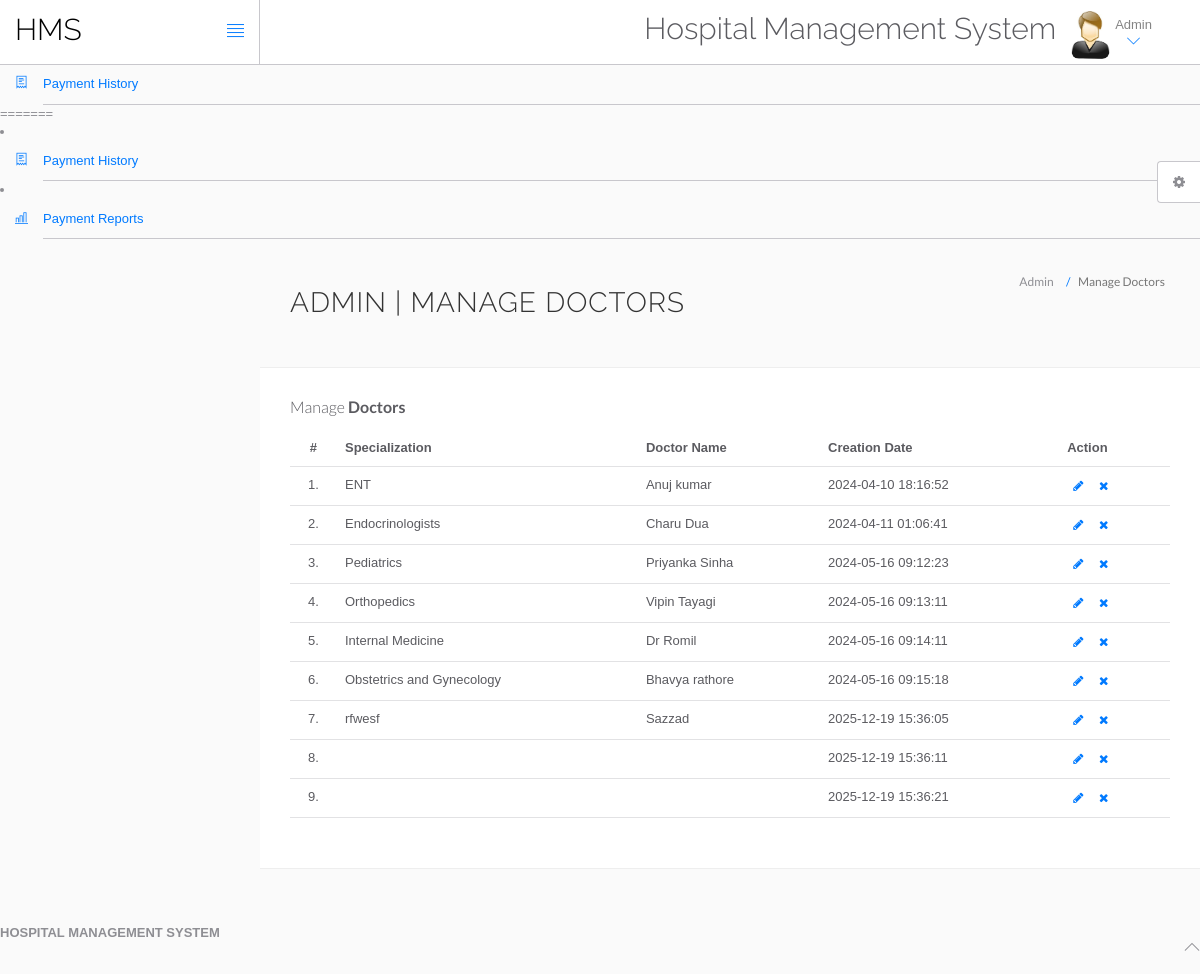
Screenshot of /admin/manage-doctors.php (signed in) with the database file from the repository.
### tables this page shows
CREATE TABLE `doctors` (
  `id` int(11) NOT NULL,
  `specilization` varchar(255) DEFAULT NULL,
  `doctorName` varchar(255) DEFAULT NULL,
  `address` longtext DEFAULT NULL,
  `docFees` varchar(255) DEFAULT NULL,
  `contactno` bigint(11) DEFAULT NULL,
  `docEmail` varchar(255) DEFAULT NULL,
  `password` varchar(255) DEFAULT NULL,
  `creationDate` timestamp NULL DEFAULT current_timestamp(),
  `updationDate` timestamp NULL DEFAULT NULL ON UPDATE current_timestamp(),
  `specialization_id` int(11) NOT NULL
);

### admin/manage-doctors.php (the view, shortened to what this page needs)
<?php
include('include/config.php');
if(strlen($_SESSION['id']==0)) {
 header('location:logout.php');
  } else{
?>
<!DOCTYPE html>
<html lang="en">
	<head>
		<link rel="stylesheet" href="vendor/bootstrap/css/bootstrap.min.css">
		<link rel="stylesheet" href="vendor/fontawesome/css/font-awesome.min.css">
		<link rel="stylesheet" href="vendor/themify-icons/themify-icons.min.css">
		<link href="vendor/animate.css/animate.min.css" rel="stylesheet" media="screen">
		<link href="vendor/perfect-scrollbar/perfect-scrollbar.min.css" rel="stylesheet" media="screen">
		<link href="vendor/switchery/switchery.min.css" rel="stylesheet" media="screen">
		<link href="vendor/bootstrap-touchspin/jquery.bootstrap-touchspin.min.css" rel="stylesheet" media="screen">
		<link href="vendor/select2/select2.min.css" rel="stylesheet" media="screen">
		<link href="vendor/bootstrap-datepicker/bootstrap-datepicker3.standalone.min.css" rel="stylesheet" media="screen">
		<link href="vendor/bootstrap-timepicker/bootstrap-timepicker.min.css" rel="stylesheet" media="screen">
		<link rel="stylesheet" href="assets/css/styles.css">
		<link rel="stylesheet" href="assets/css/plugins.css">
		<link rel="stylesheet" href="assets/css/themes/theme-1.css" id="skin_color" />
	</head>
	<body>
		<div id="app">
<?php include('include/sidebar.php');?>
			<div class="app-content">
						<?php include('include/header.php');?>
				<div class="main-content" >
					<div class="wrap-content container" id="container">
						<section id="page-title">
							<div class="row">
								<div class="col-sm-8">
									<h1 class="mainTitle">Admin | Manage Doctors</h1>
																	</div>
								<ol class="breadcrumb">
									<li>
										<span>Admin</span>
									</li>
									<li class="active">
										<span>Manage Doctors</span>
									</li>
								</ol>
							</div>
						</section>
						<div class="container-fluid container-fullw bg-white">
									<div class="row">
								<div class="col-md-12">
									<h5 class="over-title margin-bottom-15">Manage <span class="text-bold">Doctors</span></h5>
									<table class="table table-hover" id="sample-table-1">
										<thead>
											<tr>
												<th class="center">#</th>
												<th>Specialization</th>
												<th class="hidden-xs">Doctor Name</th>
												<th>Creation Date </th>
												<th>Action</th>
											</tr>
										</thead>
										<tbody>
<?php
$sql=mysqli_query($con,"select * from doctors");
$cnt=1;
while($row=mysqli_fetch_array($sql))
{
?>
											<tr>
												<td class="center"><?php echo $cnt;?>.</td>
												<td class="hidden-xs"><?php echo $row['specilization'];?></td>
												<td><?php echo $row['doctorName'];?></td>
												<td><?php echo $row['creationDate'];?>
												</td>
												<td >
												<div class="visible-md visible-lg hidden-sm hidden-xs">
							<a href="edit-doctor.php?id=<?php echo $row['id'];?>" class="btn btn-transparent btn-xs" tooltip-placement="top" tooltip="Edit"><i class="fa fa-pencil"></i></a>
	<a href="manage-doctors.php?id=<?php echo $row['id']?>&del=delete" onClick="return confirm('Are you sure you want to delete?')"class="btn btn-transparent btn-xs tooltips" tooltip-placement="top" tooltip="Remove"><i class="fa fa-times fa fa-white"></i></a>
												</div>
												</td>
											</tr>
											<?php
$cnt=$cnt+1;
											 }?>
										</tbody>
									</table>
								</div>
							</div>
								</div>
							</div>
						</div>
					</div>
				</div>
	<?php include('include/footer.php');?>
	<?php include('include/setting.php');?>
	</body>
</html>
<?php } ?>

### admin/assets/css/themes/theme-1.css (style rules this page uses)
body { background: #FAFAFA; }

### rows the page displays
doctors: specilization "ENT", doctorName "Anuj kumar", creationDate "2024-04-10 18:16:52"
doctors: specilization "Endocrinologists", doctorName "Charu Dua", creationDate "2024-04-11 01:06:41"
doctors: specilization "Pediatrics", doctorName "Priyanka Sinha", creationDate "2024-05-16 09:12:23"
doctors: specilization "Orthopedics", doctorName "Vipin Tayagi", creationDate "2024-05-16 09:13:11"
doctors: specilization "Internal Medicine", doctorName "Dr Romil", creationDate "2024-05-16 09:14:11"
doctors: specilization "Obstetrics and Gynecology", doctorName "Bhavya rathore", creationDate "2024-05-16 09:15:18"
doctors: specilization "rfwesf", doctorName "Sazzad", creationDate "2025-12-19 15:36:05"
doctors: creationDate "2025-12-19 15:36:11"
doctors: creationDate "2025-12-19 15:36:21"
